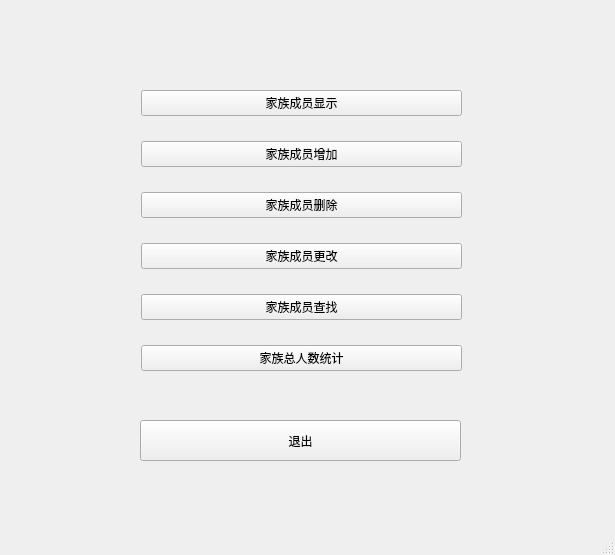
<?xml version="1.0" encoding="UTF-8"?>
<ui version="4.0">
 <class>MainWindow</class>
 <widget class="QMainWindow" name="MainWindow">
  <property name="geometry">
   <rect>
    <x>0</x>
    <y>0</y>
    <width>615</width>
    <height>555</height>
   </rect>
  </property>
  <property name="windowTitle">
   <string>MainWindow</string>
  </property>
  <widget class="QWidget" name="centralwidget">
   <widget class="QPushButton" name="exit_button">
    <property name="geometry">
     <rect>
      <x>140</x>
      <y>420</y>
      <width>321</width>
      <height>41</height>
     </rect>
    </property>
    <property name="text">
     <string>退出</string>
    </property>
   </widget>
   <widget class="QWidget" name="">
    <property name="geometry">
     <rect>
      <x>141</x>
      <y>71</y>
      <width>321</width>
      <height>321</height>
     </rect>
    </property>
    <layout class="QVBoxLayout" name="verticalLayout">
     <item>
      <widget class="QPushButton" name="show">
       <property name="text">
        <string>家族成员显示</string>
       </property>
      </widget>
     </item>
     <item>
      <widget class="QPushButton" name="add">
       <property name="text">
        <string>家族成员增加</string>
       </property>
      </widget>
     </item>
     <item>
      <widget class="QPushButton" name="delete_2">
       <property name="text">
        <string>家族成员删除</string>
       </property>
      </widget>
     </item>
     <item>
      <widget class="QPushButton" name="change">
       <property name="text">
        <string>家族成员更改</string>
       </property>
      </widget>
     </item>
     <item>
      <widget class="QPushButton" name="search">
       <property name="text">
        <string>家族成员查找</string>
       </property>
      </widget>
     </item>
     <item>
      <widget class="QPushButton" name="total">
       <property name="text">
        <string>家族总人数统计</string>
       </property>
      </widget>
     </item>
    </layout>
   </widget>
  </widget>
  <widget class="QMenuBar" name="menubar">
   <property name="geometry">
    <rect>
     <x>0</x>
     <y>0</y>
     <width>615</width>
     <height>26</height>
    </rect>
   </property>
  </widget>
  <widget class="QStatusBar" name="statusbar"/>
 </widget>
 <resources/>
 <connections/>
</ui>
